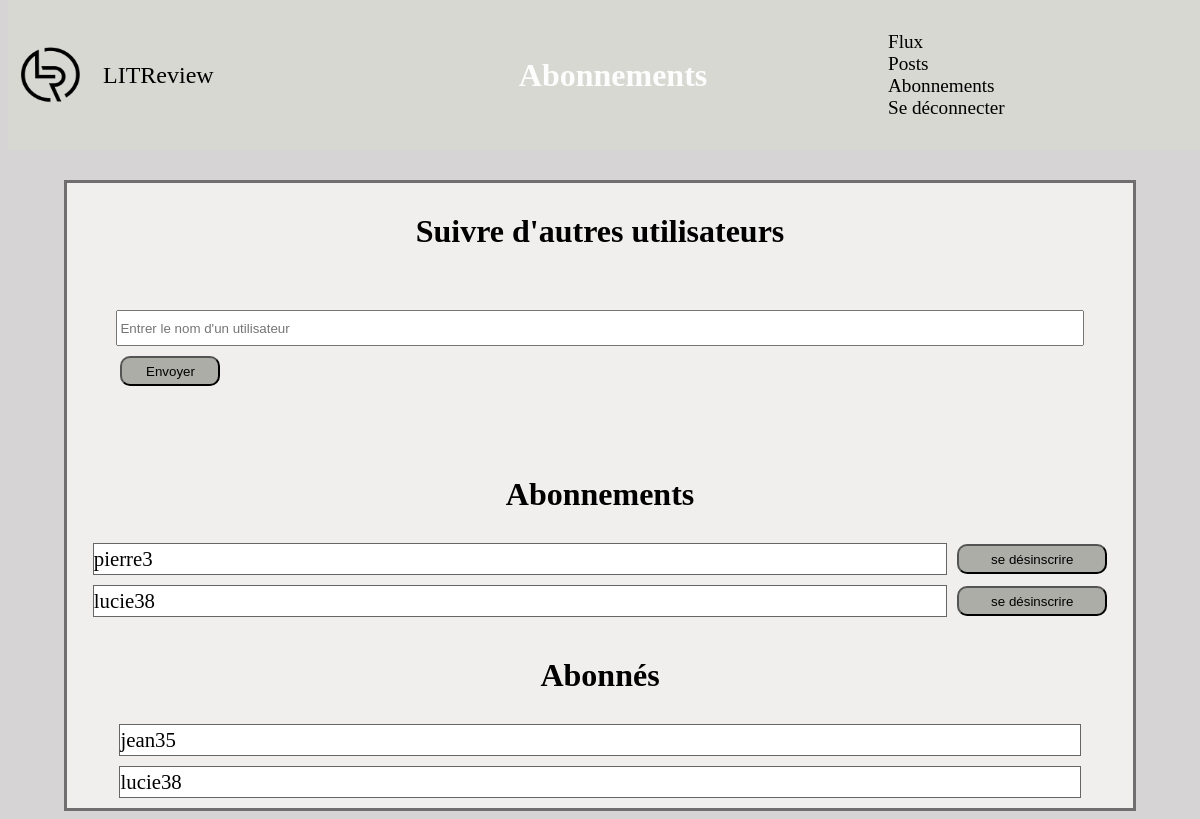
/subsription/ (signed in), run on an earlier commit of the app's database.
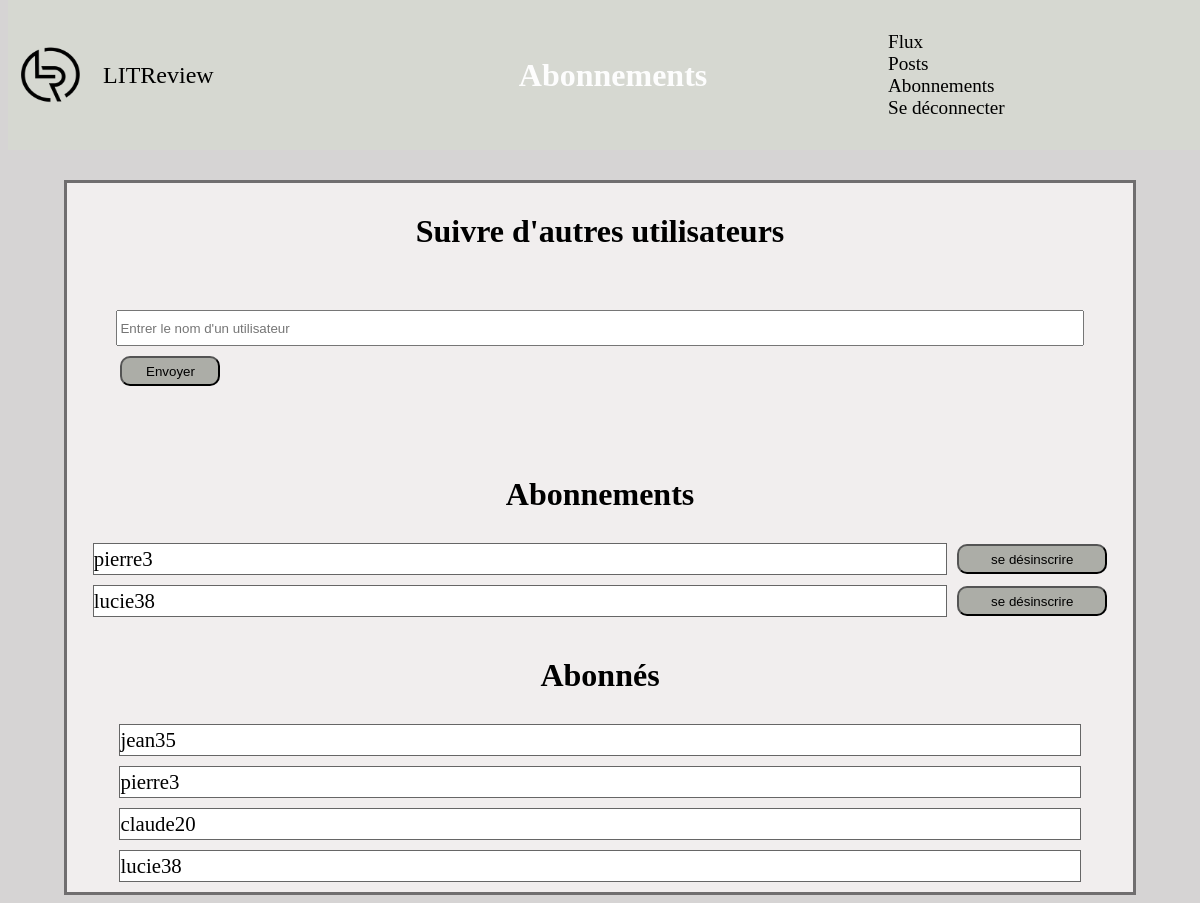
And on a later commit of the database.
### review/models.py (models this page shows)
class UserFollows(models.Model):
    user = models.ForeignKey(
        to=settings.AUTH_USER_MODEL, on_delete=models.CASCADE,
        related_name='following')
    followed_user = models.ForeignKey(
        to=settings.AUTH_USER_MODEL, on_delete=models.CASCADE,
        related_name='followed_by')
    class Meta:
        unique_together = ('user', 'followed_user')

### review/views.py (the view)
# urls.py: path('subsription/', views.subscription, name='subscription'),
def subscription(request):
    if request.user.is_authenticated:
        if request.method == 'POST':
            form = service_subscription(request)
        else:
            form = SubsriptionForm()
        context = {
            'form': form,
            'followed': service_followed_users(request)
        }
        return render(
            request,
            "review/subscription.html",
            context
        )
    return redirect('userlogin')

### review/forms.py (shortened to what this page needs)
class SubsriptionForm(forms.Form):
    username = forms.CharField(
        label='Nom', max_length=100,
        widget=forms.TextInput(
            attrs={
                'class': 'subscription_body__form__form',
                'placeholder': "Entrer le nom d'un utilisateur"
            }
        ),
        required=True
    )

### review/services.py (called while the page is built)
def service_followed_users(request):
    followed = []
    followed_users_list = UserFollows.objects.filter(
        user=request.user
    )
    followed_by_list = UserFollows.objects.filter(
        followed_user=request.user
    )
    followed_users_list = followed_users_list.annotate(
        content_type=Value(
            'FOLLOWED_USER', CharField()
        )
    )
    for user in followed_users_list:
        followed.append(user)
    followed_by_list = followed_by_list.annotate(
        content_type=Value(
            'FOLLOWED_BY',
            CharField()
        )
    )
    for user in followed_by_list:
        followed.append(user)
    return followed

### review/templates/review/subscription.html (shortened to what this page needs)
{% extends 'review/base.html' %}
{% block header_page %}
    <div class="header_page">
        <span class="header_page__title">Abonnements</span>
    </div>
{% endblock %}
{% block content %}
    <div class="subscription_body">
        <p class="subscription_body__title">Suivre d'autres utilisateurs</p>
        <form method="post" action="/subsription/" class="subscription_body__form">
            {{ form.username }}
            <div class="subscription_body__form__validate">
                <button type="submit" class="btn">Envoyer</button>
            </div>
        </form>
        <p class="subscription_body__title">Abonnements</p>
        {% for users in followed %}
            {% if users.content_type == 'FOLLOWED_USER' %}
                <div class="subscription_body__followed_users">
                    <span class="subscription_body__followed_users__name">{{users.followed_user}}</span>
                    <form action="/unsubscribeuser/{{users.pk}}" method="get">
                        <button class="btn">se désinscrire</button>
                    </form>
                </div>
            {% endif %}
        {% endfor %}
        <p class="subscription_body__title">Abonnés</p>
        {% for users in followed %}
            {% if users.content_type == 'FOLLOWED_BY' %}
                <span class="subscription_body__followed_by">{{users.user}}</span>
            {% endif %}
        {% endfor %}
    </div>
{% endblock %}

### review/templates/review/base.html (shortened to what this page needs)
<!DOCTYPE html>
<html lang="fr">
    <head>
        {% load static %}
        <link href="{% static 'review/style.css' %}" rel="stylesheet" type="text/css">
    </head>
    <body>
        <header>
            <div class="header__logo">
                <img class="header__logo__image" src="{% static 'review//pictures/logo.png' %}" alt="logo">
                <span class="header__logo__title">LITReview</span>
            </div>
            <div class="header__page">
                {% block header_page %}
                {% endblock %}
            </div>
            <div class="header__nav">
                {% if request.user.is_authenticated %}
                    <ul class="header__nav__list">
                        <li>
                            <a href="{% url 'feed' %}">Flux</a>
                        </li>
                        <li>
                            <a href="{% url 'posts' %}">Posts</a>
                        </li>
                        <li>
                            <a href="{% url 'subscription' %}">Abonnements</a>
                        </li>
                        <li>
                            <a href="{% url 'userlogout' %}">Se déconnecter</a>
                        </li>
                    </ul>
                {% endif %}
            </div>
        </header>
        <div class="header__block">
            {% block content %}
            {% endblock %}
        </div>
    </body>
</html>

### review/static/review/style.css (style rules this page uses)
body { background-color: rgb(214, 212, 212); }
header { display: flex; justify-content: space-between; background-color: rgb(214, 216, 209); height: 150px; align-items: center; width: 100%; position : fixed; top:0%; }
.header__logo { display: flex; align-items: center; width: 30%; }
.header__logo__image { width: 155px; height: 150px; }
.header__logo__title { margin-left: 20px; color: rgb(0, 0, 0); font-size: 5em; text-align: center; width: 30% }
.header_page { width: 30% }
.header__nav { text-decoration: none; color: #000000; width: 30% }
a { text-decoration: none; color: #000000; }
.header__nav__list { display: flex; justify-content: flex-end; }
.header__nav__list a { margin-right: 10px; }
.header__nav__list li { list-style-type: none; font-size: 1.2em; margin-right: 10px; }
.header_page { display: flex; flex-direction: column; align-items: center; justify-content: center; width: 30%; }
.header_page__title { color: rgb(253, 253, 253); font-weight: bold; font-size: 3em; text-align: center; width: 100% }
.btn { background-color: rgb(172, 173, 167); display: inline; border-radius: 10px; }
.header__block { margin-top: 180px; }
.subscription_body { display: flex; flex-direction: column; align-items: center; background-color: rgb(241, 238, 238); margin-left: auto; margin-right: auto; border: 1mm solid rgba(27, 25, 27, 0.6); width: 90%; }
.subscription_body__title { color:rgb(0, 0, 0); font-weight: bold; font-size: 2em; margin-top: 30px; margin-bottom: 30px; }
.subscription_body__form { display: flex; flex-direction: column; align-items: center; margin-top: 30px; margin-bottom: 50px; width: 100%; }
.subscription_body__form__form { height:30px; margin-left: 30px; margin-right: 30px; width: 90%; }
.subscription_body__form__validate { margin-top: 10px; width: 90%; display: flex; flex-direction: column; height:40px; }
.subscription_body__form__validate .btn { height:30px; width: 100px; }
.subscription_body__followed_users { display: flex; align-items: center; justify-content: center; width: 100%; margin-bottom: 10px; }
.subscription_body__followed_users__name { display: flex; align-items: center; width: 80%; background-color: rgb(255, 255, 255); border: 1px solid rgba(0, 0, 0, 0.6); height:30px; font-size: 1.3em; }
.subscription_body__followed_users .btn { width: 10%; margin-left: 10px; height:30px; width: 150px; }
.subscription_body__followed_by { display: flex; align-items: center; width: 90%; background-color: rgb(255, 255, 255); border: 1px solid rgba(0, 0, 0, 0.6); height:30px; font-size: 1.3em; margin-bottom: 10px; }
@media screen and (max-width: 1280px) { .header__logo { margin-left: 10px; } }
@media screen and (max-width: 1280px) { .header__logo__image { width: 65px; height: 60px; } }
@media screen and (max-width: 1280px) { .header__logo__title { font-size: 1.5em; } }
@media screen and (max-width: 1280px) { .header_page__title { font-size: 2em; } }
@media screen and (max-width: 1280px) { .header__nav__list { justify-content: flex-start; } }
@media screen and (max-width: 1280px) { .header__nav__list { display: flex; flex-direction: column; } }
@media screen and (max-width: 1280px) { .subscription_body__followed_users { margin-left: 30px; margin-right: 30px; } }

What changed in the data, as far as the page shows it:
added UserFollows: user "pierre3"
added UserFollows: user "claude20"
